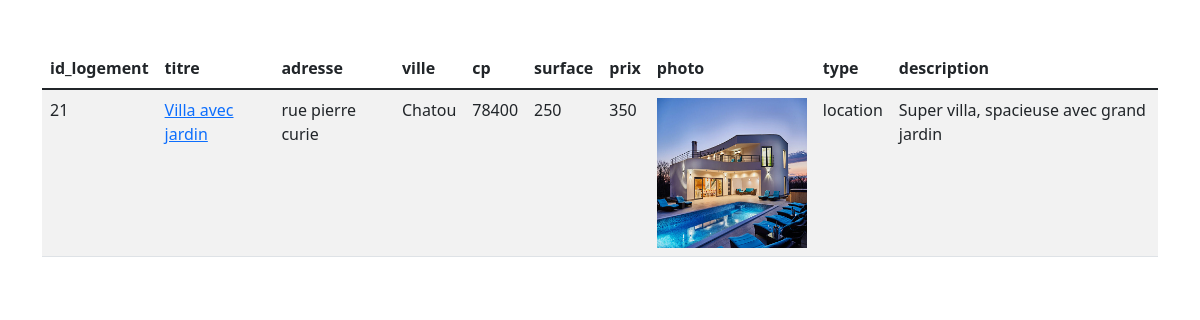
Screenshot of /Liste_Logement.php with the database file from the repository.
### tables this page shows
CREATE TABLE IF NOT EXISTS `logement` (
  `id_logement` int(11) NOT NULL AUTO_INCREMENT,
  `titre` varchar(75) NOT NULL,
  `adresse` varchar(75) NOT NULL,
  `ville` varchar(75) NOT NULL,
  `cp` int(11) NOT NULL,
  `surface` int(11) NOT NULL,
  `prix` int(11) NOT NULL,
  `photo` varchar(225) NOT NULL,
  `type` enum('location','vente') NOT NULL,
  `description` text NOT NULL,
  PRIMARY KEY (`id_logement`)
);

### Liste_Logement.php (the view)
   <?php
   require_once("init.php");
   $stmt=$pdo->query("SELECT * FROM LOGEMENT");
    require_once("Haut_de_page.php")
    ?>
 <table class="table table-striped">
   <thead class="thead-dark">
     <tr>
      <?php  for($i=0;$i<$stmt->columnCount();$i++) {
            $col= $stmt->getColumnMeta($i);     ?>
          <th scope="col"><?php echo $col['name'] ?></th>
      <?php } ?>
      </tr>
  </thead>
  <tbody>
       <?php while ($logement= $stmt->fetch(PDO::FETCH_ASSOC)) {  ?>
        <tr>
           <td><?php echo $logement['id_logement']; ?></td>
           <td><a href="fiche_Logement.php?id_logement=<?php echo $logement['id_logement']; ?>" ><?php echo $logement['titre']; ?></a></td>
           <td><?php echo $logement['adresse']; ?></td>
           <td><?php echo $logement['ville']; ?></td>
           <td><?php echo $logement['cp']; ?></td>
           <td><?php echo $logement['surface']; ?></td>
           <td><?php echo $logement['prix'] ?></td>
           <td><img src="<?php echo $logement['photo']; ?>" width="150"height="150"/></td>
           <td><?php echo $logement['type']; ?></td>
           <td><?php echo (strlen($logement["description"]) > 40) ?  substr($logement['description'] , 0 , 40) . "..." : $logement["description"] ; ?></td>
       </tr>
     <?php  }   ?>
  </tbody>
</table>
 <?php
    require_once("Bas_de_page.php")
    ?>

### Haut_de_page.php (shortened to what this page needs)
<!DOCTYPE html>
<html lang="en">
<head>
    <link href="https://cdn.jsdelivr.net/npm/bootstrap@5.1.3/dist/css/bootstrap.min.css" rel="stylesheet"
>
</head>
<body>
    <div class="container mt-5">

### Bas_de_page.php
 </div>
</body>
</html>

### rows the page displays
logement: id_logement "21", titre "Villa avec jardin", adresse "rue pierre curie", ville "Chatou", cp "78400", surface "250", prix "350", photo (picture), type "location", description "Super villa, spacieuse avec grand jardin"

### other values shown
$col['name'] "id_logement"
$col['name'] "titre"
$col['name'] "adresse"
$col['name'] "ville"
$col['name'] "cp"
$col['name'] "surface"
$col['name'] "prix"
$col['name'] "photo"
$col['name'] "type"
$col['name'] "description"
